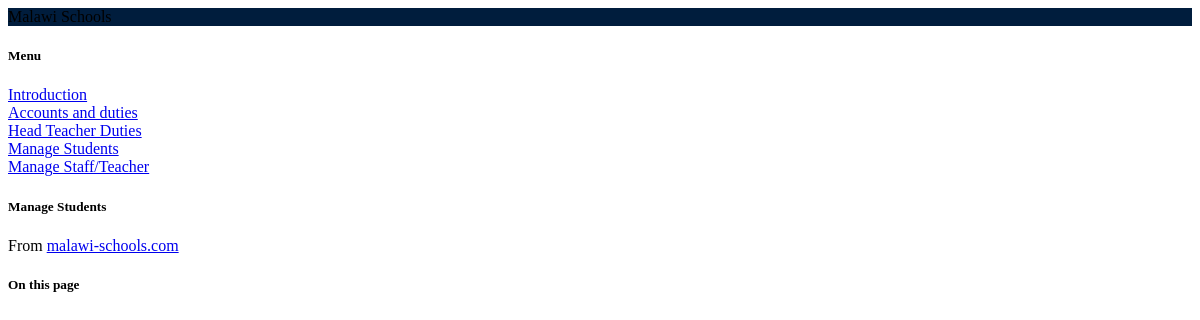
Screenshot of /?read=5 with the database file from the repository.
### tables this page shows
CREATE TABLE "menus" (
	"id"	INTEGER,
	"name"	TEXT,
	"type"	TEXT,
	"md_file"	TEXT,
	"html_file"	TEXT,
	"parent"	INTEGER,
	"created"	TEXT,
	PRIMARY KEY("id" AUTOINCREMENT)
);

### config.php (called while the page is built)
<?php
$config = [
	'name' => "Malawi Schools"
];
?>

### functions.php (called while the page is built, shortened)
<?php
function getData($table, $id){
	global $db;
	if (is_numeric($id)) {
		$sql  = $db->query("SELECT * FROM $table WHERE id = '$id' ");
		return $sql->fetchArray(SQLITE3_ASSOC);
	}
	else{
		$wheres = [];
		foreach ($id as $key => $value) {
			$value = $db->escapeString($value);
			array_push($wheres, "`$key` = '$value' ");
		}
		return $db->query("SELECT * FROM `$table` WHERE ".implode(" AND ", $wheres))->fetchArray(SQLITE3_ASSOC);
	}
}
?>

### index.php (the view, shortened to what this page needs)
<?php
require 'config.php';
require 'functions.php';
$db = new sqlite3("data.db3");
?><!DOCTYPE html>
<html>
<head>
	<link rel='stylesheet' href='src/codemirror.css'>
</head>
<body>
	<div class="p-2 bg-blue-700 text-white" id="top" style="background-color:#001d3d">
		<?=$config['name'];?>
	</div>
	<div class="w3-row" id="major">
		<div class="w3-col m2 w3-border-right">
			<div class="p-2">
				<h5>Menu</h5>
				<?php
				$read = $db->query("SELECT * FROM menus WHERE parent = '0' ");
				while ($row = $read->fetchArray()) {
					if ($row['type'] == "notes") {
						?>
						<div>
							<i class="fa fa-angle-right"></i> <a href="./?read=<?=$row['id'];?>"><?=$row['name'];?></a>
						</div>
						<?php
					}
					else{
						$found = getData("menus", [
							'parent' => $row['id'],
							'id' => isset($_GET['read']) ? (int)$_GET['read'] : 0
						]) != null;
						$style = $found ? "" : 'style="display:none;"';
						?>
						<div>
							<i class="fa fa-angle-right"></i> <a href="#" onclick="$('#<?=$row['id'];?>_category_inflate').toggle();"><?=$row['name'];?></a>
							<div class="pl-3" id="<?=$row['id'];?>_category_inflate" <?=$style;?>>
								<?php
								$sql = $db->query("SELECT * FROM menus WHERE parent = '".$row['id']."' ");
								while ($r = $sql->fetchArray()) {
									$color = (isset($_GET['read']) ? (int)$_GET['read'] : 0) == $r['id'] ? "text-red-800 hover:text-red-600":"text-blue-800 hover:text-blue-600"
									?>
									<div>
										<i class="fa fa-angle-right"></i> <a class="<?=$color;?>" href="./?read=<?=$r['id'];?>"><?=$r['name'];?></a>
									</div>
									<?php
								}
								?>
							</div>
						</div>
						<?php
					}
				}
				?>
			</div>
		</div>
		<div class="w3-col m8">
			<div class="p-3 text-lg">
				<?php
				if (isset($_GET['read'])) {
					$data = getData("menus", ['id' => (int)$_GET['read']]);
					?>
					<h5><?=$data['name'];?></h5>
					<?php
					$Parsedown = new Parsedown();
				}
				?>
			</div>
			<div class="p-3 bg-blue-100">
				<div class="w3-center py-3">From <a href="#">malawi-schools.com</a></div>
			</div>
		</div>
		<div class="w3-col m2 w3-border-left">
			<div class="p-3">
				<?php
				if (isset($Parsedown)) {
					?>
					<h5>On this page</h5>
						<?php
				}
				?>
			</div>
		</div>
	</div>
</body>
</html>

### rows the page displays
menus: name "Introduction"
menus: name "Accounts and duties"
menus: name "Head Teacher Duties"
menus: name "Manage Students"
menus: name "Manage Staff/Teacher"

### other values shown
$config['name'] "Malawi Schools"
